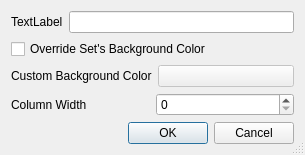
<?xml version="1.0" encoding="UTF-8"?>
<ui version="4.0">
 <class>ColumnEditDialog</class>
 <widget class="QDialog" name="ColumnEditDialog">
  <property name="windowModality">
   <enum>Qt::ApplicationModal</enum>
  </property>
  <property name="geometry">
   <rect>
    <x>0</x>
    <y>0</y>
    <width>305</width>
    <height>155</height>
   </rect>
  </property>
  <property name="windowTitle">
   <string>Edit Column</string>
  </property>
  <property name="windowIcon">
   <iconset resource="../images.qrc">
    <normaloff>:/img/color_swatch.png</normaloff>:/img/color_swatch.png</iconset>
  </property>
  <property name="sizeGripEnabled">
   <bool>true</bool>
  </property>
  <property name="modal">
   <bool>true</bool>
  </property>
  <layout class="QVBoxLayout" name="verticalLayout">
   <item>
    <layout class="QHBoxLayout" name="horizontalLayout">
     <item>
      <widget class="QLabel" name="label">
       <property name="text">
        <string>TextLabel</string>
       </property>
       <property name="buddy">
        <cstring>le_title</cstring>
       </property>
      </widget>
     </item>
     <item>
      <widget class="QLineEdit" name="le_title"/>
     </item>
    </layout>
   </item>
   <item>
    <widget class="QCheckBox" name="cb_override">
     <property name="text">
      <string>Override Set's Background Color</string>
     </property>
    </widget>
   </item>
   <item>
    <layout class="QHBoxLayout" name="horizontalLayout_2">
     <item>
      <widget class="QLabel" name="label_3">
       <property name="text">
        <string>Custom Background Color</string>
       </property>
       <property name="buddy">
        <cstring>cp_bg_color</cstring>
       </property>
      </widget>
     </item>
     <item>
      <widget class="QtColorPicker" name="cp_bg_color">
       <property name="enabled">
        <bool>false</bool>
       </property>
      </widget>
     </item>
    </layout>
   </item>
   <item>
    <layout class="QHBoxLayout" name="hbox_width">
     <item>
      <widget class="QLabel" name="lbl_col_width">
       <property name="text">
        <string>Column Width</string>
       </property>
       <property name="buddy">
        <cstring>sb_width</cstring>
       </property>
      </widget>
     </item>
     <item>
      <widget class="QSpinBox" name="sb_width"/>
     </item>
    </layout>
   </item>
   <item>
    <widget class="QDialogButtonBox" name="buttonBox">
     <property name="orientation">
      <enum>Qt::Horizontal</enum>
     </property>
     <property name="standardButtons">
      <set>QDialogButtonBox::Cancel|QDialogButtonBox::Ok</set>
     </property>
    </widget>
   </item>
  </layout>
 </widget>
 <customwidgets>
  <customwidget>
   <class>QtColorPicker</class>
   <extends>QPushButton</extends>
   <header>qtcolorpicker.h</header>
  </customwidget>
 </customwidgets>
 <resources>
  <include location="../images.qrc"/>
 </resources>
 <connections>
  <connection>
   <sender>buttonBox</sender>
   <signal>accepted()</signal>
   <receiver>ColumnEditDialog</receiver>
   <slot>accept()</slot>
   <hints>
    <hint type="sourcelabel">
     <x>310</x>
     <y>200</y>
    </hint>
    <hint type="destinationlabel">
     <x>157</x>
     <y>236</y>
    </hint>
   </hints>
  </connection>
  <connection>
   <sender>buttonBox</sender>
   <signal>rejected()</signal>
   <receiver>ColumnEditDialog</receiver>
   <slot>reject()</slot>
   <hints>
    <hint type="sourcelabel">
     <x>310</x>
     <y>200</y>
    </hint>
    <hint type="destinationlabel">
     <x>286</x>
     <y>236</y>
    </hint>
   </hints>
  </connection>
 </connections>
</ui>
